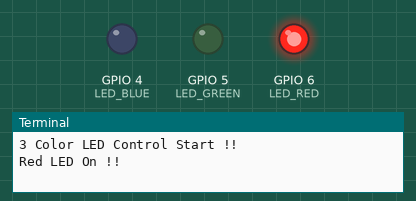
Bench run of a program on a simulated Raspberry Pi (BCM pin numbers). Shown: output pins drawn as LEDs (lit = HIGH), the last lines printed to the terminal. At 30.0 s the program stops and its outputs stay as they are.

Above: at 0.2 s.
At 0.7 s:
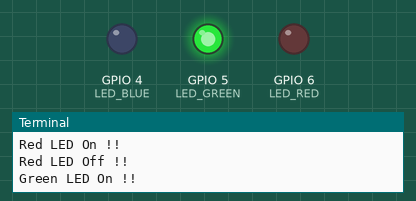
At 2.7 s:
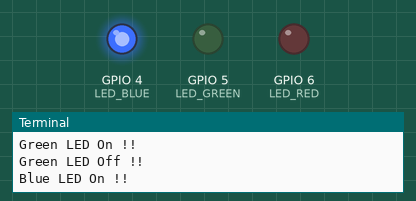
Timing chart, 0 to 3.5 s (numbered marks = the images above):
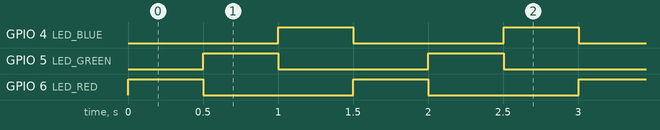

The program:

KMYmission013001.py
```python
import RPi.GPIO as GPIO
import time

LED_RED = 6
LED_GREEN = 5
LED_BLUE = 4

GPIO.setmode(GPIO.BCM)
GPIO.setup(LED_RED, GPIO.OUT)
GPIO.setup(LED_GREEN, GPIO.OUT)
GPIO.setup(LED_BLUE, GPIO.OUT)

GPIO.output(LED_RED, GPIO.LOW)
GPIO.output(LED_GREEN, GPIO.LOW)
GPIO.output(LED_BLUE, GPIO.LOW)

print("3 Color LED Control Start !!")
for i in range(20):
    print("Red LED On !!")
    GPIO.output(LED_RED, GPIO.HIGH)
    time.sleep(0.5)

    print("Red LED Off !!\nGreen LED On !!")
    GPIO.output(LED_RED, GPIO.LOW)
    GPIO.output(LED_GREEN, GPIO.HIGH)
    time.sleep(0.5)

    print("Green LED Off !!\nBlue LED On !!")
    GPIO.output(LED_GREEN, GPIO.LOW)
    GPIO.output(LED_BLUE, GPIO.HIGH)
    time.sleep(0.5)

    print("Blue LED Off !!")
    GPIO.output(LED_BLUE, GPIO.LOW)

GPIO.cleanup()
```

Measured:
- by itself, GPIO 4 (LED_BLUE): alternates HIGH for 0.50 s and LOW for 1.0 s
- by itself, GPIO 5 (LED_GREEN), GPIO 6 (LED_RED): alternates HIGH for 0.50 s and LOW for 1.0 s, 40 changes in all, then stays LOW
